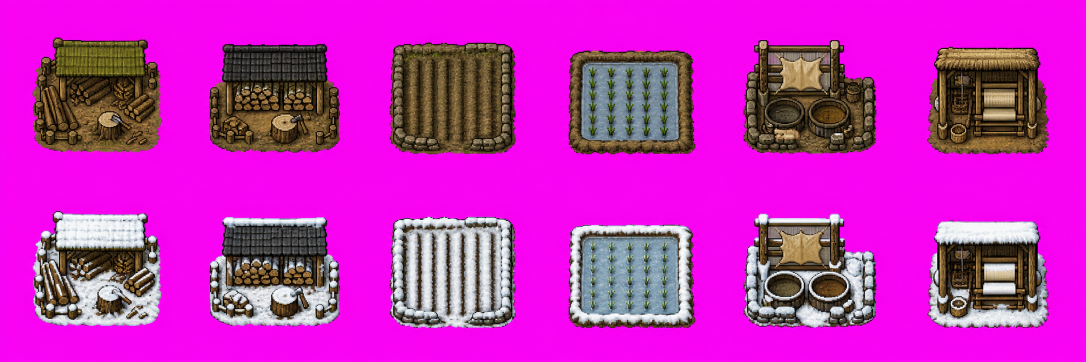
#> input picture tools/render/source_images/specialized-buildings-v1.png, 2172 x 724 px (shown at 1/2 size)
$ python compose_specialized_assets_v1.py
#> lines starting #> are read from the running program, lines starting #| are printed output that depends on the picture
from __future__ import annotations

from pathlib import Path

from PIL import Image


ROOT = Path(__file__).resolve().parents[2]
SOURCE_DIR = ROOT / "tools" / "render" / "source_images"
ASSET_DIR = ROOT / "public" / "assets"

BUILDING_SOURCE = SOURCE_DIR / "specialized-buildings-v1.png"
WORKER_SOURCE = SOURCE_DIR / "specialized-workers-v1.png"
RAIDER_SOURCE = SOURCE_DIR / "faction-raiders-v1.png"
DAMAGE_FUEL_SOURCE = SOURCE_DIR / "damage-fuel-v1.png"


def is_key_pixel(r: int, g: int, b: int) -> bool:
    return (
        r > 135
        and b > 120
        and g < 150
        and min(r, b) - g > 58
        and abs(r - b) < 105
    )


def remove_key(image: Image.Image) -> Image.Image:
    rgba = image.convert("RGBA")
    pixels = rgba.load()
    for y in range(rgba.height):
        for x in range(rgba.width):
            r, g, b, a = pixels[x, y]
            if is_key_pixel(r, g, b):
                pixels[x, y] = (0, 0, 0, 0)
            elif a > 0:
                # Suppress magenta spill without flattening the painted colors.
                excess = max(0, min(r, b) - g - 18)
                pixels[x, y] = (max(0, r - excess // 2), g, max(0, b - excess), a)
    return rgba


def grid_cell(image: Image.Image, columns: int, rows: int, column: int, row: int, inset: int = 4) -> Image.Image:
    left = round(column * image.width / columns) + inset
    right = round((column + 1) * image.width / columns) - inset
    top = round(row * image.height / rows) + inset
    bottom = round((row + 1) * image.height / rows) - inset
    return image.crop((left, top, right, bottom))


def fit_cell(
    source: Image.Image,
    width: int,
    height: int,
    max_width: int,
    max_height: int,
    bottom_padding: int = 1,
) -> Image.Image:
    keyed = remove_key(source)
    bbox = keyed.getchannel("A").getbbox()
    if bbox is None:
        raise ValueError("source cell has no painted pixels")
    cropped = keyed.crop(bbox)
    scale = min(max_width / cropped.width, max_height / cropped.height)
    resized = cropped.resize(
        (max(1, round(cropped.width * scale)), max(1, round(cropped.height * scale))),
        Image.Resampling.LANCZOS,
    )
    resized = remove_key(resized)
    output = Image.new("RGBA", (width, height), (0, 0, 0, 0))
    x = (width - resized.width) // 2
    y = height - resized.height - bottom_padding
    output.alpha_composite(resized, (x, y))
    return remove_key(output)


def compose_buildings(tile_size: int, sprite_height: int, output_name: str) -> None:
#> called with tile_size = 28, sprite_height = 40, output_name = 'specialized-buildings-v1.png'
    source = Image.open(BUILDING_SOURCE).convert("RGB")
#> source is the input picture: PIL image 2172x724 RGB; mean R, G, B 196.5, 42.4, 184.3
    output = Image.new("RGBA", (6 * tile_size, 2 * sprite_height), (0, 0, 0, 0))
#> output: PIL image 168x80 RGBA; every value is 0
    for row in range(2):
        for col in range(6):
            cell = fit_cell(
                grid_cell(source, 6, 2, col, row),
                tile_size,
                sprite_height,
                tile_size - 2,
                sprite_height - 3,
            )
            output.alpha_composite(cell, (col * tile_size, row * sprite_height))
#> this loop made 2 passes
#> pass 1, in fit_cell, `keyed = remove_key(source)`:
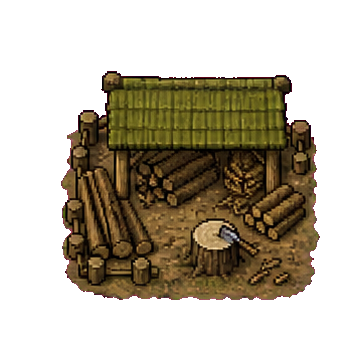
#> keyed: PIL image 354x354 RGBA; mean R, G, B, A 37.1, 29.2, 13.7, 105.5; transparent parts drawn white
#> pass 1, in fit_cell, `cropped = keyed.crop(bbox)`:
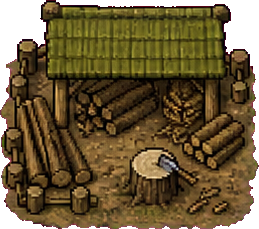
#> cropped: PIL image 259x229 RGBA; mean R, G, B, A 78.4, 61.8, 29, 222.8; transparent parts drawn white
#> pass 1, in fit_cell, `resized = cropped.resize( (max(1, round(cropped.width * scale)), max(1..`:
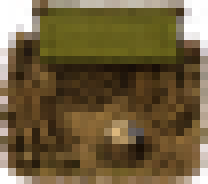
#> resized: PIL image 26x23 RGBA (shown 8 times larger); mean R, G, B, A 87.3, 67.6, 32.5, 223.4; transparent parts drawn white
#> after the loop:
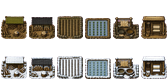
#> output: PIL image 168x80 RGBA; mean R, G, B, A 57.3, 52.9, 46.1, 119; transparent parts drawn white
    output.save(ASSET_DIR / output_name)


def compose_workers() -> None:
    source = Image.open(WORKER_SOURCE).convert("RGB")
    output = Image.new("RGBA", (3 * 28, 2 * 40), (0, 0, 0, 0))
    for row in range(2):
        for col in range(3):
            cell = fit_cell(grid_cell(source, 3, 2, col, row), 28, 40, 24, 35, 0)
            output.alpha_composite(cell, (col * 28, row * 40))
    output.save(ASSET_DIR / "specialized-workers-v1.png")


def compose_raiders() -> None:
    source = Image.open(RAIDER_SOURCE).convert("RGB")
    output = Image.new("RGBA", (6 * 56, 40), (0, 0, 0, 0))
    for col in range(6):
        cell = fit_cell(grid_cell(source, 6, 1, col, 0), 56, 40, 54, 38, 0)
        output.alpha_composite(cell, (col * 56, 0))
    output.save(ASSET_DIR / "faction-raiders-v1.png")


def compose_damage_and_fuel() -> None:
    source = Image.open(DAMAGE_FUEL_SOURCE).convert("RGB")
    damage = Image.new("RGBA", (2 * 56, 80), (0, 0, 0, 0))
    for col in range(2):
        # The source has narrow white gutters between panels; the larger inset excludes them.
        cell = fit_cell(grid_cell(source, 3, 1, col, 0, inset=12), 56, 80, 54, 61, 1)
        damage.alpha_composite(cell, (col * 56, 0))
    damage.save(ASSET_DIR / "building-damage-v1.png")

    fuel = fit_cell(grid_cell(source, 3, 1, 2, 0, inset=12), 64, 64, 58, 56, 4)
    resource_dir = ASSET_DIR / "resources"
    resource_dir.mkdir(parents=True, exist_ok=True)
    fuel.save(resource_dir / "fuel-group-v1.png")


def main() -> None:
    ASSET_DIR.mkdir(parents=True, exist_ok=True)
    compose_buildings(28, 40, "specialized-buildings-v1.png")
    compose_buildings(56, 80, "specialized-buildings-large-v1.png")
#> call 2 of compose_buildings, with tile_size = 56, sprite_height = 80, output_name = 'specialized-buildings-large-v1.png'
#> in compose_buildings (call 2), `output = Image.new("RGBA", (6 * tile_size, 2 * sprite_height), (0, 0, ..`: output: PIL image 336x160 RGBA; every value is 0
#> the loop in compose_buildings (call 2), `for row in range(2):` made 2 passes
#> pass 1, in remove_key (call 39), `rgba = image.convert("RGBA")`:
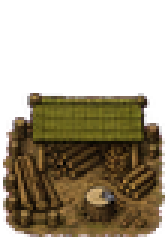
#> rgba: PIL image 56x80 RGBA (shown 3 times larger); mean R, G, B, A 48.3, 37.6, 18.1, 128.9; transparent parts drawn white
#> after the loop in compose_buildings (call 2), `for row in range(2):`:
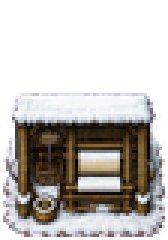
#> cell: PIL image 56x80 RGBA (shown 3 times larger); mean R, G, B, A 73.9, 69.8, 66.3, 132.3; transparent parts drawn white
#> after the loop in compose_buildings (call 2), `for row in range(2):`:
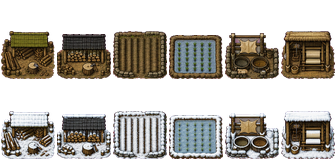
#> output: PIL image 336x160 RGBA; mean R, G, B, A 60, 55.3, 48.2, 128.2; transparent parts drawn white
    compose_workers()
    compose_raiders()
    compose_damage_and_fuel()
    print("wrote specialized building, worker, raider, damage, and fuel assets")


if __name__ == "__main__":
#> (the run stopped early here; a loop or call above may not have finished)
